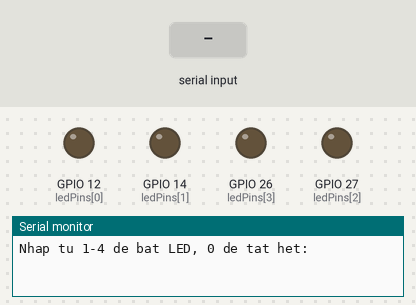
Simulated run of this sketch. Board: ESP32. Parts: output pins drawn as LEDs (lit = HIGH), the last lines printed to the serial monitor. The inputs (shaded band) are chosen by the test bench.

Above: at 1.2 s.
1.3 s: "1" received over Serial
At 1.9 s:
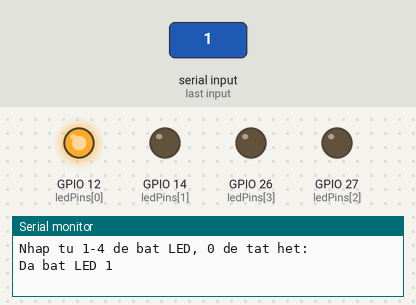
2.8 s: "2" received over Serial
At 4.0 s:
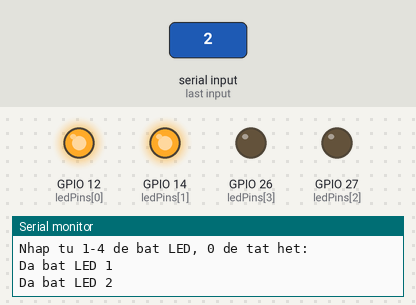
4.3 s: "0" received over Serial
At 5.3 s:
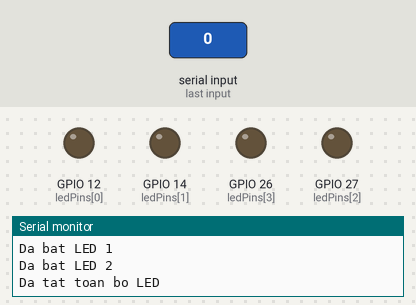
5.8 s: "2" received over Serial
At 6.5 s:
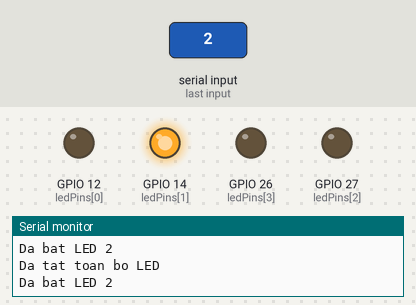
Timing chart, 0 to 8.3 s (numbered marks = the images above; inputs shaded):
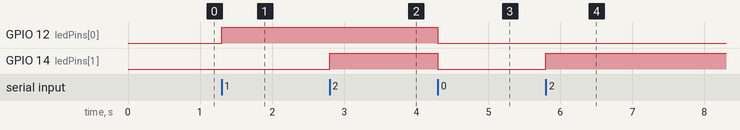

Measured:
- after the input at 1.3 s, GPIO 12 (ledPins[0]): LOW → HIGH at once
- after the input at 2.8 s, GPIO 14 (ledPins[1]): LOW → HIGH at once
- after the input at 4.3 s, GPIO 12 (ledPins[0]), GPIO 14 (ledPins[1]): HIGH → LOW at once
- after the input at 5.8 s, GPIO 14 (ledPins[1]): LOW → HIGH at once

The sketch:

Dieukhienled_Serial.ino
```cpp
const int ledPins[] = {12, 14, 27, 26};

void setup() {
  Serial.begin(115200);
  for (int i = 0; i < 4; i++) {
    pinMode(ledPins[i], OUTPUT);
    digitalWrite(ledPins[i], LOW);
  }
  Serial.println("Nhap tu 1-4 de bat LED, 0 de tat het:");
}

void loop() {
  if (Serial.available() > 0) {
    char input = Serial.read();

    if (input >= '1' && input <= '4') {
      int index = input - '1';
      digitalWrite(ledPins[index], HIGH);
      Serial.print("Da bat LED "); Serial.println(input);
    }
    else if (input == '0') {
      for (int i = 0; i < 4; i++) {
        digitalWrite(ledPins[i], LOW);
      }
      Serial.println("Da tat toan bo LED");
    }
  }
}
```
